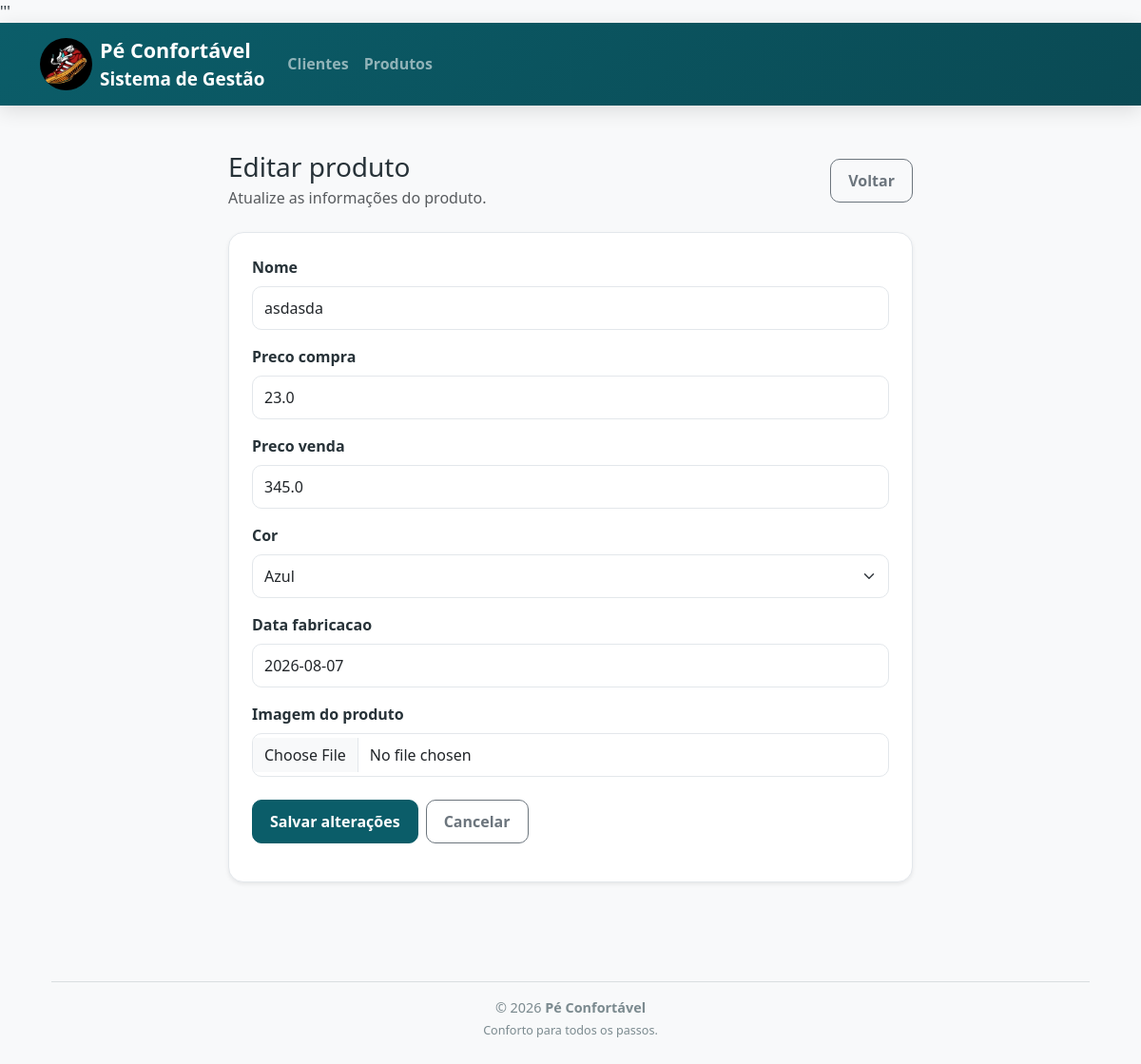
The app's page /produtos/editar/1/ with its own data.
### loja/models.py (models this page shows, shortened)
class Produto(models.Model):
    CORES = [
        ('Azul', 'Azul'),
        ('Vermelho', 'Vermelho'),
        ('Verde', 'Verde'),
        ('Amarelo', 'Amarelo'),
        ('Branco', 'Branco'),
        ('Preto', 'Preto'),
        ('Marrom', 'Marrom'),
    ]
    nome = models.CharField(max_length=70)
    preco_compra = models.FloatField()
    preco_venda = models.FloatField()
    cor = models.CharField(max_length=20, choices=CORES)
    data_fabricacao = models.DateField()
    imagem = models.ImageField(
    upload_to='produtos/',
    blank=True,
    null=True,
    verbose_name='Imagem do produto'
)

### loja/views.py (the view)
def editar_produto(request, id):
    produto = get_object_or_404(Produto, id=id)
    if request.method == 'POST':
        form = ProdutoForm(
            request.POST,
            request.FILES,
            instance=produto
        )
        if form.is_valid():
            form.save()
            messages.success(request, 'Produto atualizado com sucesso.')
            return redirect('lista_produtos')
    else:
        form = ProdutoForm(instance=produto)
    return render(
        request,
        'produtos/editar_produto.html',
        {
            'form': form,
            'produto': produto
        }
    )

### loja/forms.py
class ProdutoForm(forms.ModelForm):
    class Meta:
        model = Produto
        fields = '__all__'
    def __init__(self, *args, **kwargs):
        super().__init__(*args, **kwargs)
        for field in self.fields.values():
            if isinstance(field.widget, forms.Select):
                field.widget.attrs['class'] = 'form-select'
            else:
                field.widget.attrs['class'] = 'form-control'

### loja/templates/produtos/editar_produto.html (shortened to what this page needs)
'''{% extends 'base.html' %}
{% block content %}
<div class="row justify-content-center">
    <div class="col-lg-8">
        <div class="d-flex justify-content-between align-items-center mb-4">
            <div>
                <h1 class="h3 mb-1">Editar produto</h1>
                <p class="text-muted mb-0">
                    Atualize as informações do produto.
                </p>
            </div>
            <a href="{% url 'lista_produtos' %}" class="btn btn-outline-secondary">
                Voltar
            </a>
        </div>
        <div class="card shadow-sm">
            <div class="card-body p-4">
                <form method="post" enctype="multipart/form-data" novalidate>
                    {% for field in form %}
                        <div class="mb-3">
                            <label for="{{ field.id_for_label }}" class="form-label">
                                {{ field.label }}
                            </label>
                            {{ field }}
                        </div>
                    {% endfor %}
                    <div class="d-flex gap-2 mt-4">
                        <button type="submit" class="btn btn-primary">
                            Salvar alterações
                        </button>
                        <a href="{% url 'lista_produtos' %}" class="btn btn-outline-secondary">
                            Cancelar
                        </a>
                    </div>
                </form>
            </div>
        </div>
    </div>
</div>
{% endblock %}

### loja/static/loja/CSS/estilo.css (style rules this page uses)
:root { --primaria:#0B5D69; --primaria-hover:#094A54; --secundaria:#3BBFA7; --fundo:#F7F8FA; --card:#FFFFFF; --texto:#273238; --texto-claro:#7B8A8F; --cor-perigo:#E76F51; --borda:#E3E7EB; --radius:16px; }
body { background:var(--fundo); color:var(--texto); font-family: "Segoe UI", sans-serif; }
h1 { font-weight:700; }
.card { border: 1px solid var(--borda); border-radius: var(--radius); background: var(--card); box-shadow: 0 10px 30px rgba(11, 93, 105, 0.08); }
.card-body { padding: 1.5rem; }
.btn { border-radius: 10px; font-weight: 600; padding: 10px 18px; transition: 0.2s ease; }
.btn-primary { background-color: var(--primaria); border-color: var(--primaria); }
.form-label { font-weight: 600; color: var(--texto); }
.form-control, .form-select { min-height: 46px; border: 1px solid var(--borda); border-radius: 10px; background-color: #ffffff; }
input[type="file"].form-control { padding-top: 10px; }

### records on screen
Produto: form "asdasda" "23.0" "345.0" "Azul" "2026-08-07"

### other values on screen
{{ field.label }} "Nome" "Preco compra" "Preco venda" "Cor" "Data fabricacao" "Imagem do produto"
